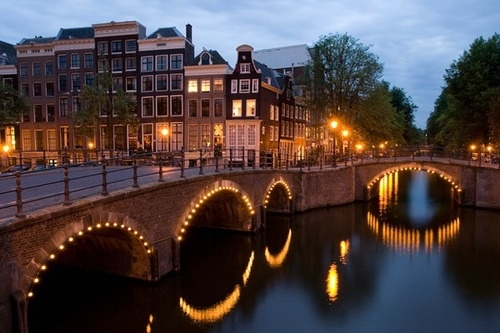
#> input picture imagens/ponte.jpg, 500 x 333 px
$ python edge_enhace_more.py imagens/ponte.jpg out.png
#> lines starting #> are read from the running program, lines starting #| are printed output that depends on the picture
# -*- coding: utf-8 -*-
import sys
from PIL import Image, ImageFilter

if __name__ == "__main__":
    print(f'Quantos argumentos: {len(sys.argv)}')
    for i, arg in enumerate(sys.argv):
        print(f"Argumento {i}: {arg}")

imagemOriginal = Image.open(sys.argv[1])
#> imagemOriginal is the input picture: PIL image 500x333 RGB; mean R, G, B 79.6, 67.1, 68.1
imagemComFiltro = imagemOriginal.filter(ImageFilter.EDGE_ENHANCE_MORE)
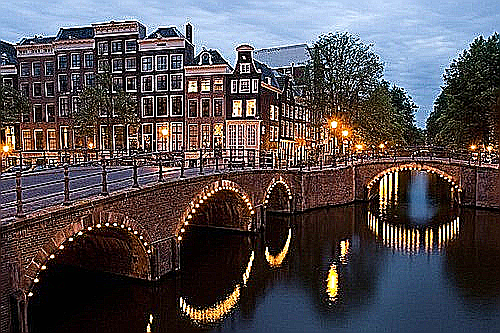
#> imagemComFiltro: PIL image 500x333 RGB; mean R, G, B 82.8, 76.7, 80.2
imagemComFiltro.save(sys.argv[2])
